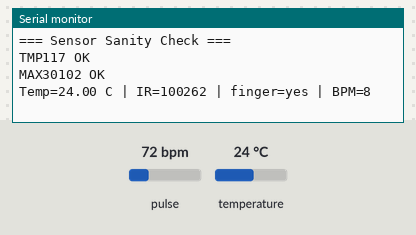
The sketch below on a simulated Seeed XIAO ESP32-C3. Parts: the last lines printed to the serial monitor. The test bench sets the inputs (shaded band); at power-on: pulse 72 bpm, temperature 24 °C.

Above: at 1.6 s.
1.7 s: pulse set to 42 bpm
At 2.9 s:
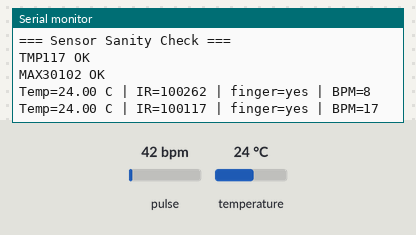
3.2 s: temperature set to 12 °C
At 3.2 s:
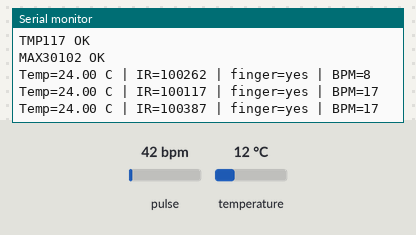
4.7 s: pulse set to 70 bpm
At 5.9 s:
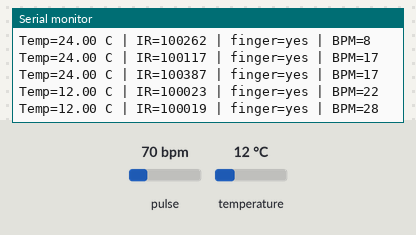
Timing chart, 0 to 7.7 s (numbered marks = the images above; inputs shaded):
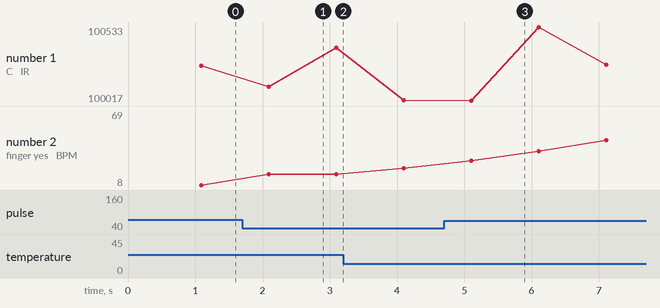

Measured:
- after the input at 1.7 s, the serial monitor: prints a new line after 0.39 s (image 1)
- after the input at 4.7 s, the serial monitor: prints a new line after 0.40 s (image 3)
- plotted number 1: 100262 → 100387 after the input at 1.7 s, 100023 → 100478 after the input at 4.7 s
- plotted number 2: 22 → 69 after the input at 4.7 s

The sketch:

test_2_sensor_check.ino
```cpp
/* ============================================================
   TEST 2 — SENSOR SANITY CHECK
   ------------------------------------------------------------
   Purpose: confirm both sensors return sensible values before
   integrating BLE. Reads TMP117 temperature and MAX30102 IR/BPM
   and prints them once per second.

   Expected:
     - Temp ~ 20-35 C at room / on skin.
     - IR value jumps above ~50000 when a finger covers MAX30102.
     - BPM stabilises to 60-100 after a few seconds with a finger.

   Libraries: Adafruit TMP117, SparkFun MAX3010x
   Board: XIAO_ESP32C3
   ============================================================ */

#include <Wire.h>
#include <Adafruit_TMP117.h>
#include "MAX30105.h"
#include "heartRate.h"

Adafruit_TMP117 tmp117;
MAX30105 particleSensor;

const byte RATE_SIZE = 8;
byte rates[RATE_SIZE]; byte rateSpot = 0;
long lastBeat = 0; int beatAvg = 0;

void setup() {
  Serial.begin(115200);
  delay(400);
  Wire.begin();

  Serial.println("\n=== Sensor Sanity Check ===");
  if (!tmp117.begin(0x48, &Wire)) Serial.println("TMP117 NOT found");
  else Serial.println("TMP117 OK");

  if (!particleSensor.begin(Wire, I2C_SPEED_FAST)) Serial.println("MAX30102 NOT found");
  else {
    Serial.println("MAX30102 OK");
    particleSensor.setup();
    particleSensor.setPulseAmplitudeRed(0x0A);
    particleSensor.setPulseAmplitudeGreen(0);
  }
}

void loop() {
  long ir = particleSensor.getIR();
  if (ir > 50000 && checkForBeat(ir)) {
    long delta = millis() - lastBeat; lastBeat = millis();
    float bpm = 60.0 / (delta / 1000.0);
    if (bpm > 20 && bpm < 255) {
      rates[rateSpot++] = (byte)bpm; rateSpot %= RATE_SIZE;
      int sum = 0; for (byte i=0;i<RATE_SIZE;i++) sum += rates[i];
      beatAvg = sum / RATE_SIZE;
    }
  }

  static unsigned long t = 0;
  if (millis() - t > 1000) {
    t = millis();
    float temp = NAN;
    sensors_event_t e;
    if (tmp117.getEvent(&e)) temp = e.temperature;
    Serial.printf("Temp=%.2f C | IR=%ld | finger=%s | BPM=%d\n",
                  temp, ir, (ir>50000?"yes":"no"), beatAvg);
  }
}
```
